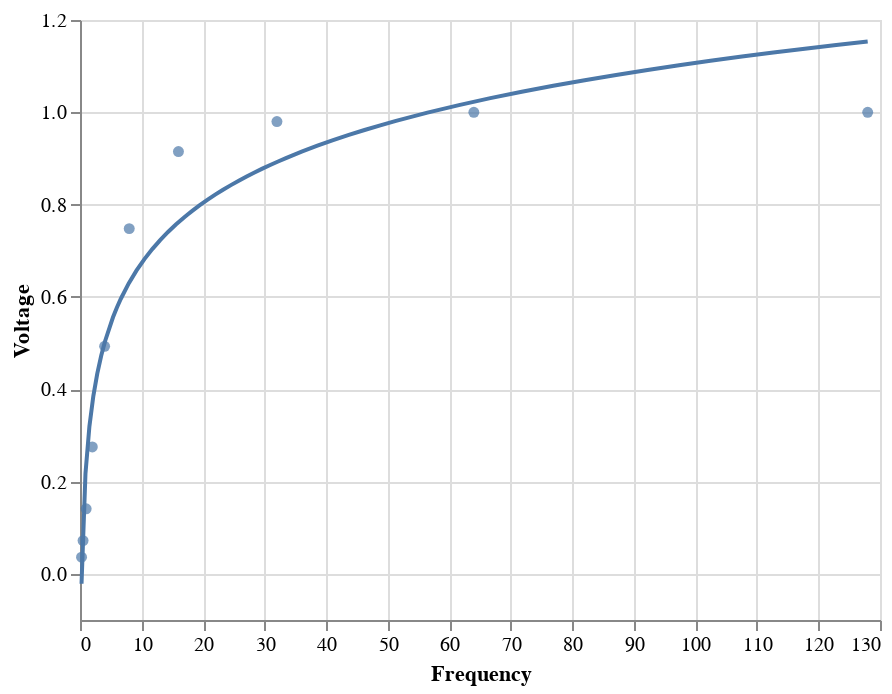

This figure's notebook cell:
### Code cell
data2 = alt.Chart(transfer).mark_circle().encode(
    x='Frequency',
    y='Voltage'
)
data2 + data2.transform_regression('Frequency','Voltage',method='log').mark_line()

# To overlay two charts, you can use the simple command chart1 + chart2.
# Transform_regression creates a linear regression model by default, but can be changed to exponential, logarithmic,
# etc by the "method" parameter.

### Figure 1 — Vega-Lite specification as saved in the notebook (floating-point values rounded to 4 significant figures)
{"config": {"view": {"continuousWidth": 400, "continuousHeight": 300}}, "layer": [{"mark": "circle", "encoding": {"x": {"type": "quantitative", "field": "Frequency"}, "y": {"type": "quantitative", "field": "Voltage"}}}, {"mark": "line", "encoding": {"x": {"type": "quantitative", "field": "Frequency"}, "y": {"type": "quantitative", "field": "Voltage"}}, "transform": [{"on": "Frequency", "regression": "Voltage", "method": "log"}]}], "data": {"name": "data-1880f1e01353b6ab8b04792e3d87a128"}, "$schema": "https://vega.github.io/schema/vega-lite/v4.8.1.json", "datasets": {"data-1880f1e01353b6ab8b04792e3d87a128": [{"Frequency": 128.0, "Voltage": 1.0}, {"Frequency": 64.0, "Voltage": 1.0}, {"Frequency": 32.0, "Voltage": 0.98}, {"Frequency": 16.0, "Voltage": 0.915}, {"Frequency": 8.0, "Voltage": 0.748}, {"Frequency": 4.0, "Voltage": 0.493}, {"Frequency": 2.0, "Voltage": 0.275}, {"Frequency": 1.0, "Voltage": 0.141}, {"Frequency": 0.5, "Voltage": 0.072}, {"Frequency": 0.25, "Voltage": 0.036}]}}
